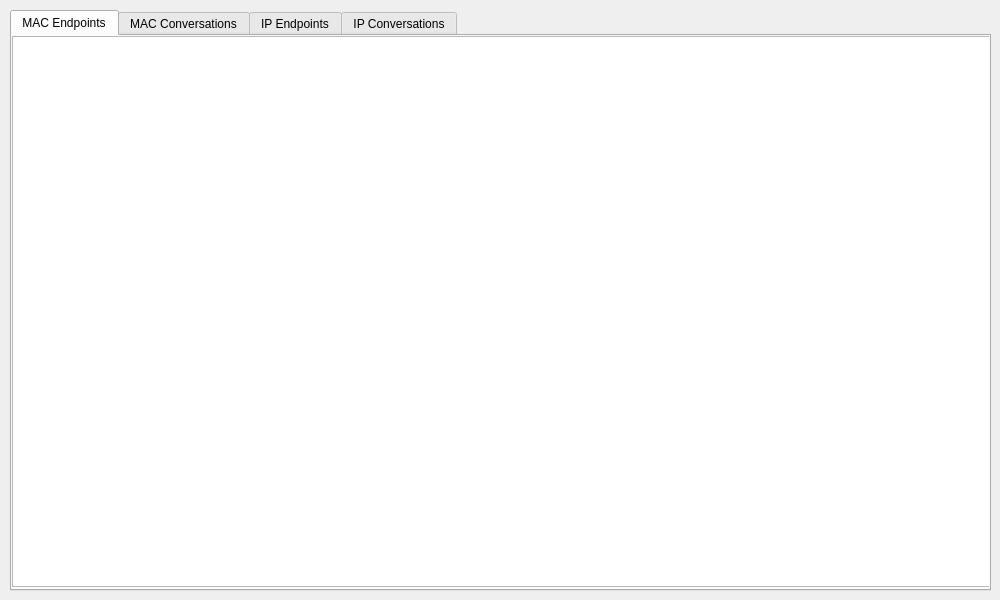
<?xml version="1.0" encoding="UTF-8"?>
<ui version="4.0">
 <class>StatisticsWindow</class>
 <widget class="QDialog" name="StatisticsWindow">
  <property name="geometry">
   <rect>
    <x>0</x>
    <y>0</y>
    <width>1000</width>
    <height>600</height>
   </rect>
  </property>
  <property name="windowTitle">
   <string>Dialog</string>
  </property>
  <widget class="QTabWidget" name="tabWidget">
   <property name="geometry">
    <rect>
     <x>10</x>
     <y>10</y>
     <width>981</width>
     <height>581</height>
    </rect>
   </property>
   <property name="currentIndex">
    <number>0</number>
   </property>
   <widget class="QWidget" name="mac_1">
    <attribute name="title">
     <string>MAC Endpoints</string>
    </attribute>
    <widget class="QTableView" name="tv_mac_1">
     <property name="geometry">
      <rect>
       <x>0</x>
       <y>0</y>
       <width>981</width>
       <height>551</height>
      </rect>
     </property>
    </widget>
   </widget>
   <widget class="QWidget" name="mac_2">
    <attribute name="title">
     <string>MAC Conversations</string>
    </attribute>
    <widget class="QTableView" name="tv_mac_2">
     <property name="geometry">
      <rect>
       <x>0</x>
       <y>0</y>
       <width>981</width>
       <height>551</height>
      </rect>
     </property>
    </widget>
   </widget>
   <widget class="QWidget" name="ip_1">
    <attribute name="title">
     <string>IP Endpoints</string>
    </attribute>
    <widget class="QTableView" name="tv_ip_1">
     <property name="geometry">
      <rect>
       <x>0</x>
       <y>0</y>
       <width>981</width>
       <height>551</height>
      </rect>
     </property>
    </widget>
   </widget>
   <widget class="QWidget" name="ip_2">
    <attribute name="title">
     <string>IP Conversations</string>
    </attribute>
    <widget class="QTableView" name="tv_ip_2">
     <property name="geometry">
      <rect>
       <x>0</x>
       <y>0</y>
       <width>981</width>
       <height>551</height>
      </rect>
     </property>
    </widget>
   </widget>
  </widget>
 </widget>
 <resources/>
 <connections/>
</ui>
